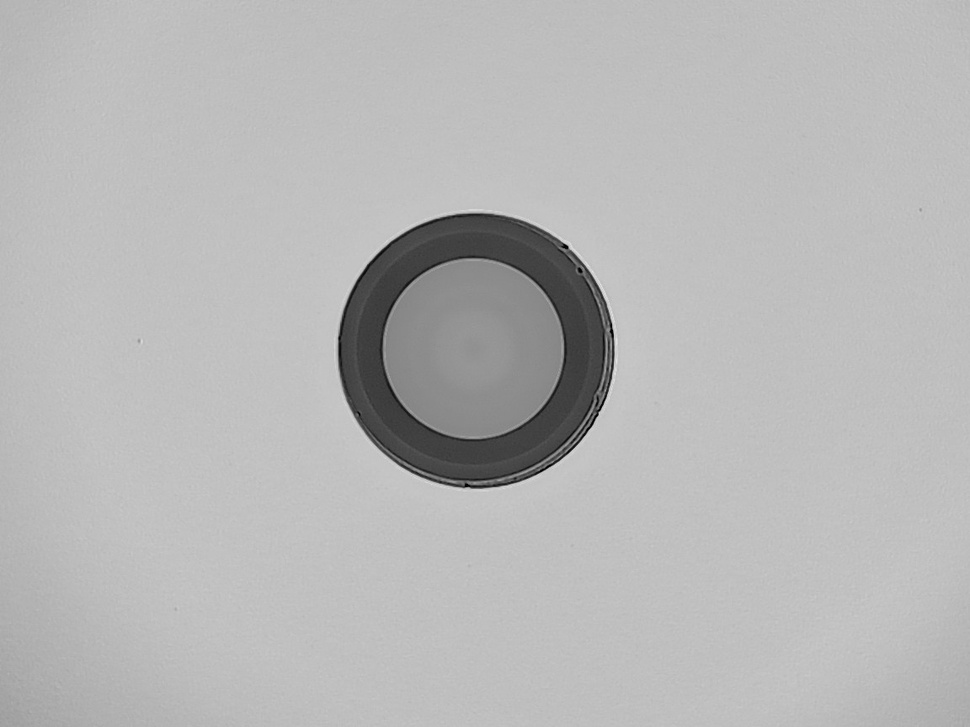
#> input picture current-process/old_version/image_batch/ima18.jpg, 970 x 727 px, shrunk from 1152 x 864 before the run
$ python -i histogram-coloring-010.py   (imports and definitions only)
#> lines starting #> are read from the running program, lines starting #| are printed output that depends on the picture
#> further down, picture is the input picture: shape (727, 970, 3); min 0, max 229, mean 182.7
"""Processed from heatmap.py - Detected operations: gaussian_blur, canny_edge, sobel_edge"""
import cv2
import numpy as np
import matplotlib
import skimage

def process_image(image: np.ndarray, kernel_size: float = 5, threshold: float = 0, sigma: float = 1.4) -> np.ndarray:
    """
    Processed from heatmap.py - Detected operations: gaussian_blur, canny_edge, sobel_edge

    Args:
        image: Input image
        kernel_size: Kernel size
        threshold: Threshold
        sigma: Sigma

    Returns:
        Processed image
    """
#> called with kernel_size = 5, threshold = 0, sigma = 1.4
    try:
        result = image.copy()

        # Convert to grayscale if needed
        if len(result.shape) == 3:
            result = cv2.cvtColor(result, cv2.COLOR_BGR2GRAY)

        # Apply Gaussian blur
        kernel_size = int(kernel_size)
        if kernel_size % 2 == 0:
            kernel_size += 1
        result = cv2.GaussianBlur(result, (kernel_size, kernel_size), 1.4)

        # Apply Canny edge detection
        if len(result.shape) == 3:
            result = cv2.cvtColor(result, cv2.COLOR_BGR2GRAY)
        result = cv2.Canny(result, 0, 0)
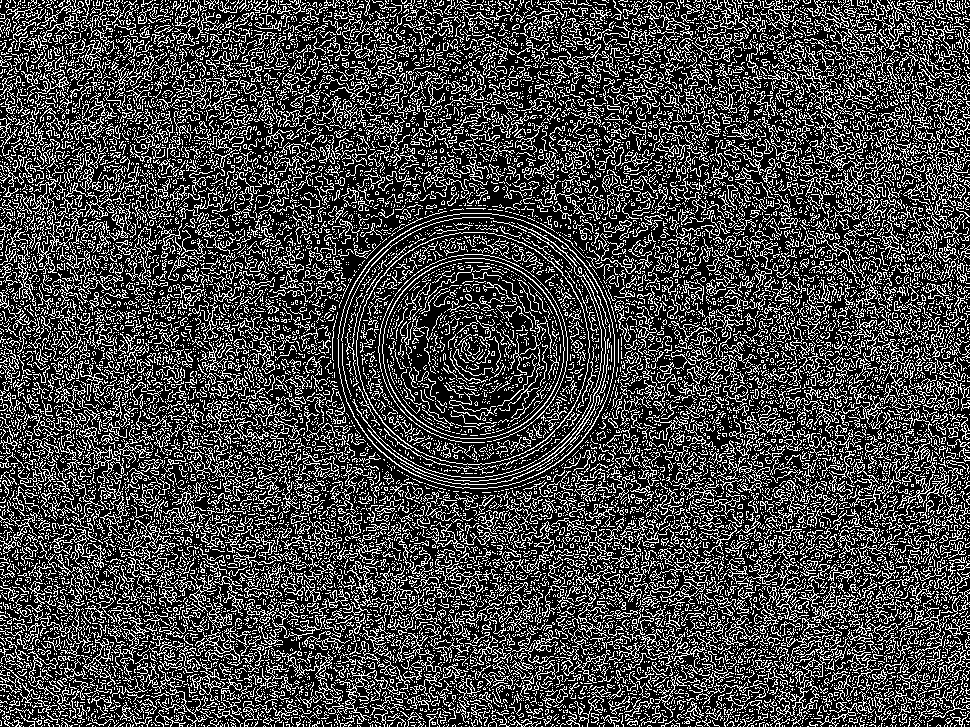
#> result: shape (727, 970); 27.2% white in thin lines or dots

        # Apply threshold
        if len(result.shape) == 3:
            result = cv2.cvtColor(result, cv2.COLOR_BGR2GRAY)
        _, result = cv2.threshold(result, 0, 255, cv2.THRESH_BINARY)

        return result

    except Exception as e:
        print(f"Error in processing: {e}")
        return image

>>> import cv2
>>> picture = cv2.imread('../../../../current-process/old_version/image_batch/ima18.jpg')
>>> result = process_image(picture)

$ run again, on current-process/old_version/image_batch/ima19.jpg
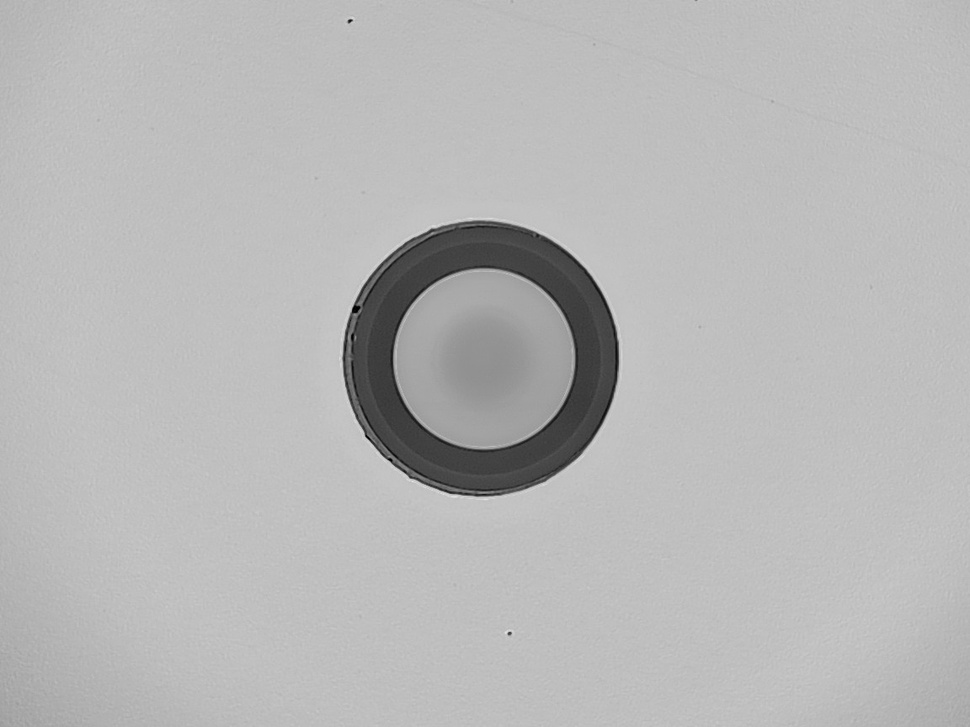
#> input picture current-process/old_version/image_batch/ima19.jpg, 970 x 727 px, shrunk from 1152 x 864 before the run
#> picture is the input picture: shape (727, 970, 3); min 0, max 232, mean 183
#> in process_image, `result = cv2.Canny(result, 0, 0)`:
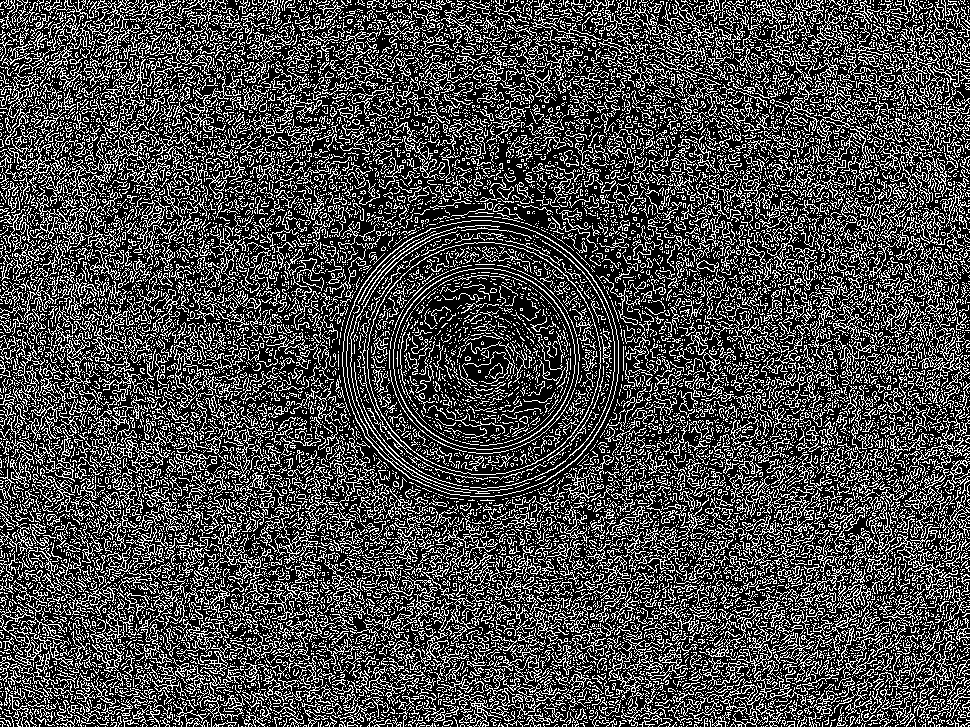
#> result: shape (727, 970); 28.6% white in thin lines or dots

$ run again, on current-process/old_version/image_batch/img35.jpg
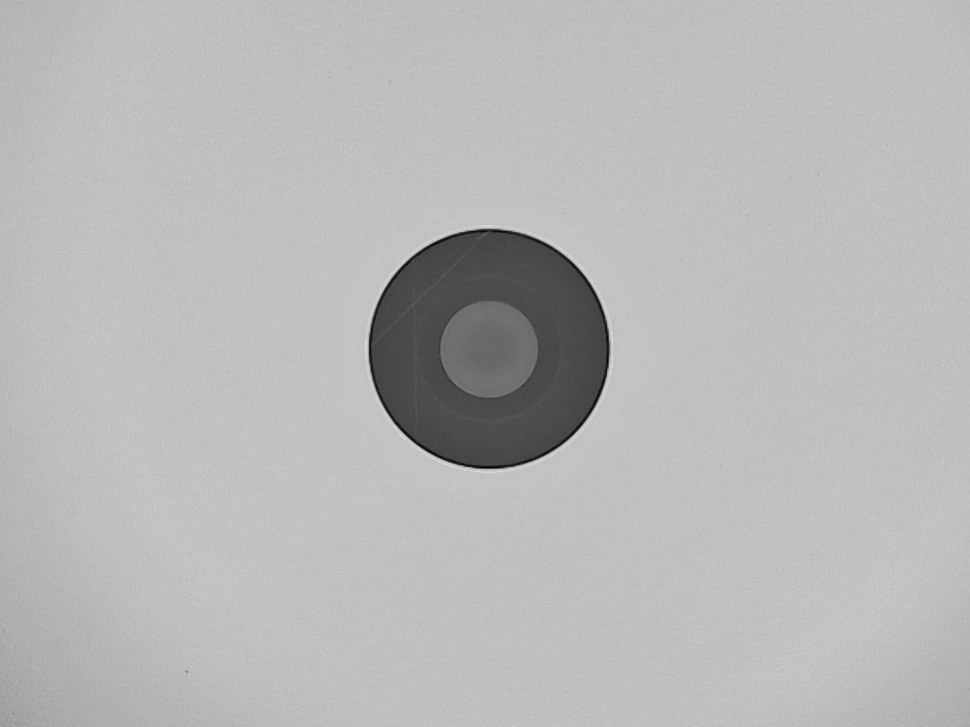
#> input picture current-process/old_version/image_batch/img35.jpg, 970 x 727 px, shrunk from 1152 x 864 before the run
#> picture is the input picture: shape (727, 970, 3); min 2, max 223, mean 183.8
#> in process_image, `result = cv2.Canny(result, 0, 0)`:
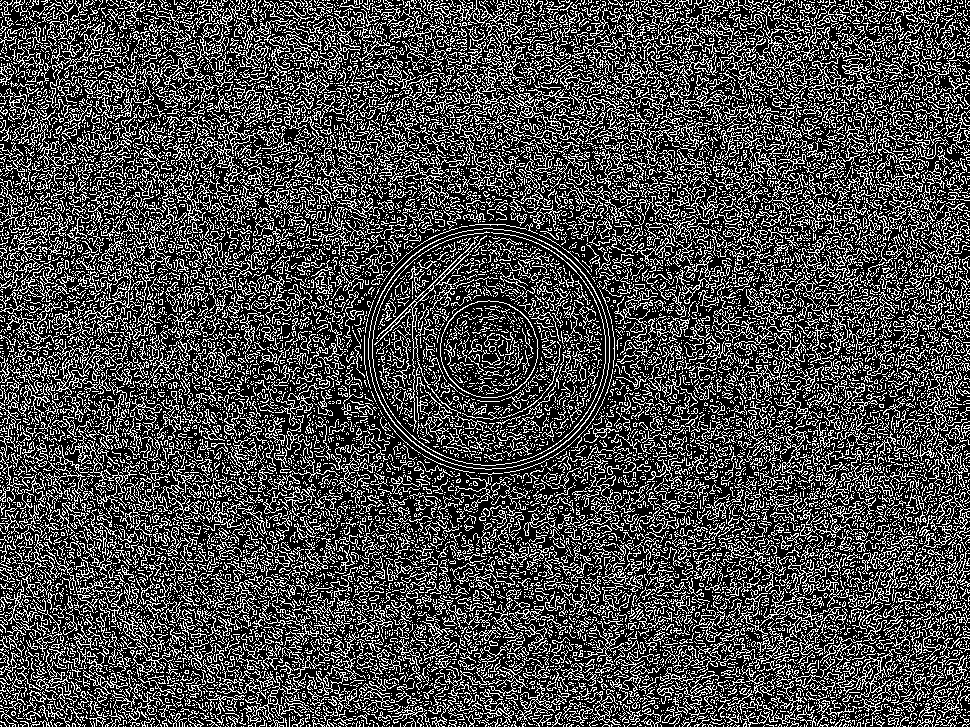
#> result: shape (727, 970); 28.6% white in thin lines or dots

$ run again, on current-process/old_version/image_batch/img38.jpg
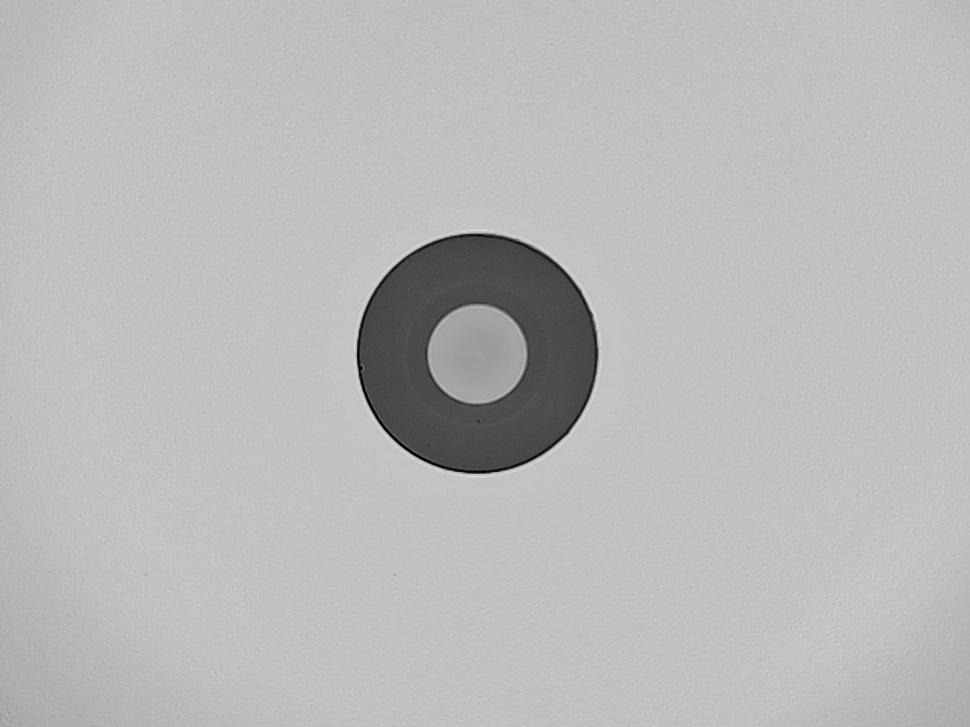
#> input picture current-process/old_version/image_batch/img38.jpg, 970 x 727 px, shrunk from 1152 x 864 before the run
#> picture is the input picture: shape (727, 970, 3); min 0, max 225, mean 185.2
#> in process_image, `result = cv2.Canny(result, 0, 0)`:
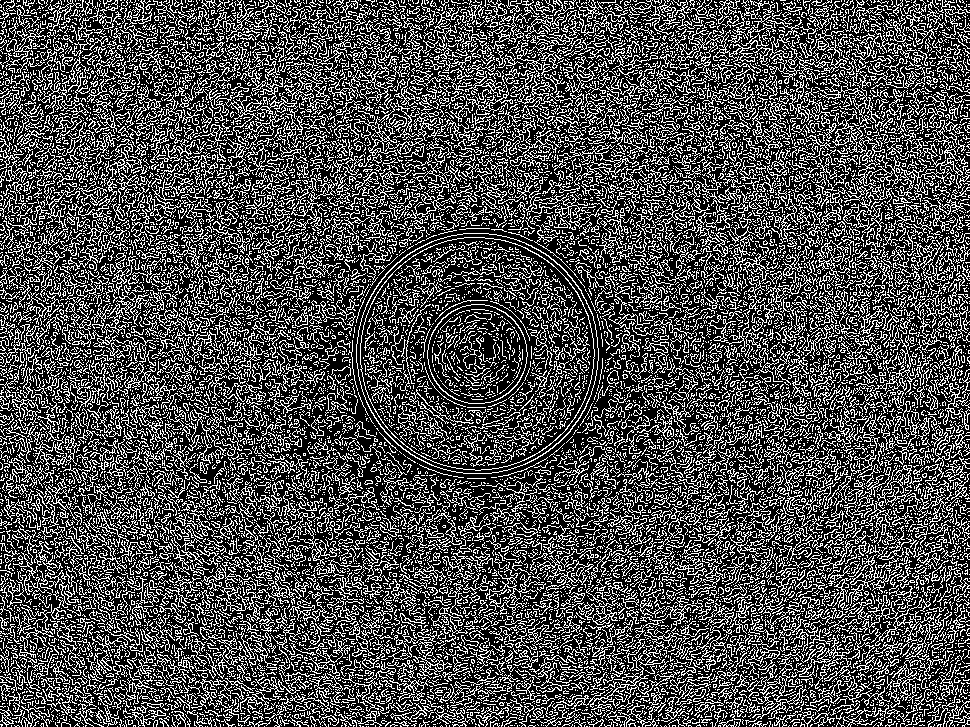
#> result: shape (727, 970); 30% white in thin lines or dots
